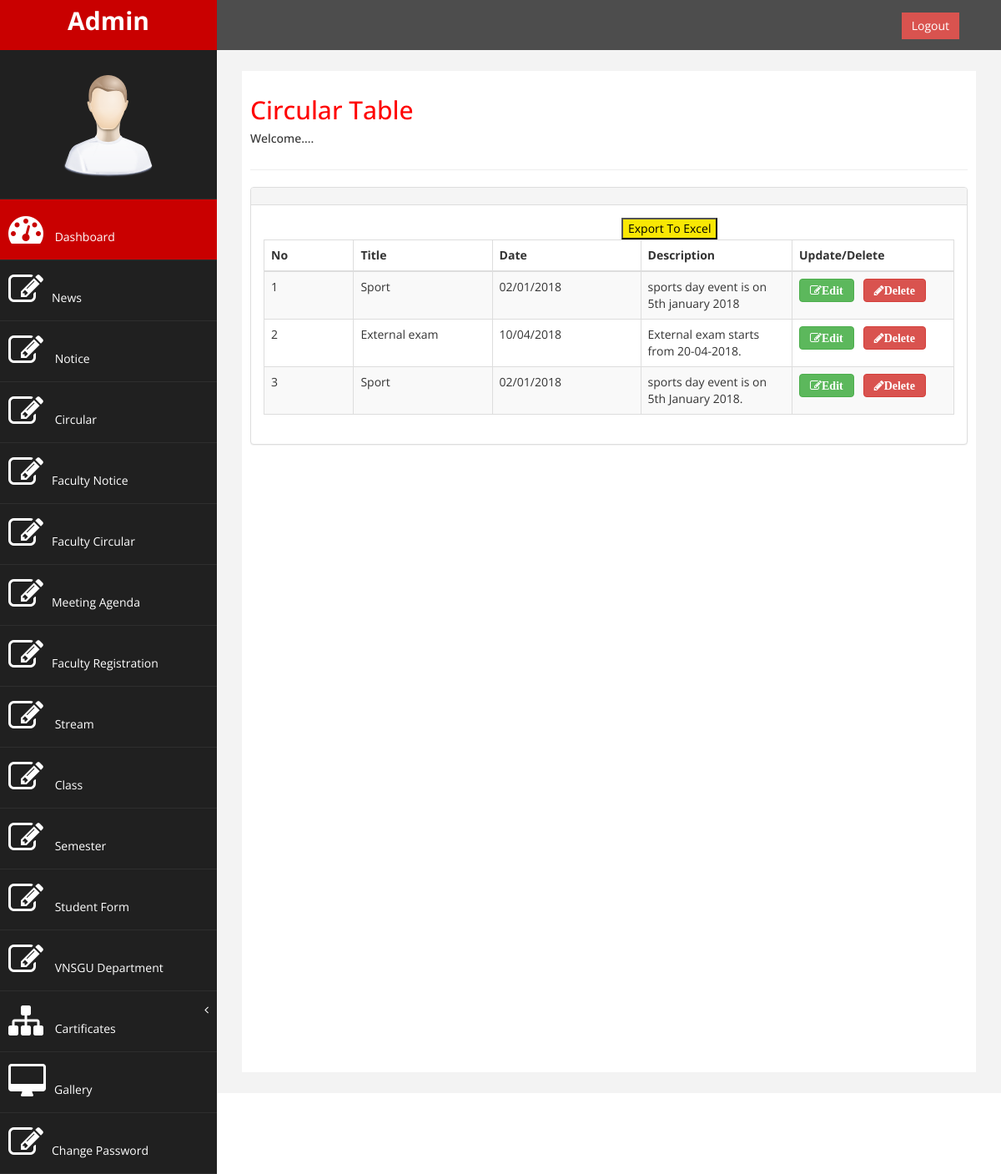
/admin/viewfacultycircular.php (signed in), run on the app's committed database.
### tables this page shows
CREATE TABLE `faculty_circular` (
  `fcircular_id` int(11) NOT NULL,
  `title` varchar(250) DEFAULT NULL,
  `date` varchar(20) DEFAULT NULL,
  `description` varchar(1000) DEFAULT NULL
);

### admin/viewfacultycircular.php (the view, shortened to what this page needs)
<?php
$servername = "localhost";
$username = "root";
$password = "";
$dbname = "oas";
$conn = new mysqli($servername, $username, $password, $dbname);
?>
<!DOCTYPE html PUBLIC "-//W3C//DTD XHTML 1.0 Transitional//EN" "http://www.w3.org/TR/xhtml1/DTD/xhtml1-transitional.dtd">
<html xmlns="http://www.w3.org/1999/xhtml">
<head>
</head>
<body>
<?php include 'header1.php';?>
<div id="page-wrapper" >
            <div id="page-inner">
                <div class="row">
                    <div class="col-md-12">
                     <h2>Circular Table</h2>
                        <h5>Welcome.... </h5>
                    </div>
                </div>
                 <hr />
          <div class="row">
                <div class="col-md-12">
                    <div class="panel panel-default">
                        <div class="panel-heading">
                        </div>
                        <div class="panel-body">
                            <div class="table-responsive">
                                <div id="dataTables-example_wrapper" class="dataTables_wrapper form-inline" role="grid"><div class="row"><div class="col-sm-6"><div class="dataTables_length" id="dataTables-example_length"></div></div><div class="col-sm-6"><div id="dataTables-example_filter" class="dataTables_filter"><button style="background:#F9E704"><a href="exportfacultycircular.php"><font color="#000000">Export To Excel</font></a></button></div></div></div><table class="table table-striped table-bordered table-hover dataTable no-footer" id="dataTables-example" aria-describedby="dataTables-example_info">
                                    <thead>
                                        <tr role="row"><th class="sorting_asc" tabindex="0" aria-controls="dataTables-example" rowspan="1" colspan="1" aria-sort="ascending" aria-label="Rendering engine: activate to sort column ascending" style="width: 200px;">No</th><th class="sorting" tabindex="0" aria-controls="dataTables-example" rowspan="1" colspan="1" aria-label="Browser: activate to sort column ascending" style="width: 292px;">Title</th><th class="sorting" tabindex="0" aria-controls="dataTables-example" rowspan="1" colspan="1" aria-label="Browser: activate to sort column ascending" style="width: 292px;">Date</th><th class="sorting" tabindex="0" aria-controls="dataTables-example" rowspan="1" colspan="1" aria-label="Browser: activate to sort column ascending" style="width: 292px;">Description</th><th class="sorting" tabindex="0" aria-controls="dataTables-example" rowspan="1" colspan="1" aria-label="Browser: activate to sort column ascending" style="width: 292px;">Update/Delete</th></tr>
                                    </thead>
                                    <tbody>
                                    <?php
                                        $ret="select * from faculty_circular";
$stmt = $conn->prepare($ret) ;
$stmt->execute() ;
$res=$stmt->get_result();
$cnt=1;
while($row=$res->fetch_object())
	  {
	  	?>
                                    <tr class="gradeA odd">
                                            <td class="sorting_1"><?php echo $cnt;;?></td>
                                            <td class=" "><?php echo $row->title;?></td>
                                            <td class=" "><?php echo $row->date;?></td>
                                            <td class=" "><?php echo $row->description;?></td>
                                            <td><a href="updatefacultycircular.php?fcircular_id=<?php echo $row->fcircular_id;?>" class="btn btn-success fa fa-edit"><b>Edit</b></a>&nbsp;&nbsp;
<a href="viewfacultycircular.php?del=<?php echo $row->fcircular_id;?>" class="btn btn-danger fa fa-pencil" onclick="return confirm('Do you want to delete');"><b>Delete</b></a></td>
                                        </tr>
                                        <?php $cnt=$cnt+1; }?>
                                        </tbody>
                                </table></div></div></div>
                            </div>
                        </div>
                    </div>
                </div>
            </div>
                </div>
<?php include 'footer1.php';?>
</body>
</html>

### admin/assets/css/custom.css (style rules this page uses)
body { font-family: 'Open Sans', sans-serif; }
#page-wrapper { padding: 15px 15px; min-height: 600px; background:#F3F3F3; }
#page-inner { width:100%; margin:10px 20px 10px 0px; background-color:#fff!important; padding:10px; min-height:1200px; }
h2 { color: #f00; }
@media (min-width:768px) { #page-wrapper { margin: 0 0 0 260px; padding: 15px 30px; min-height: 1200px; } }

### data on the page
faculty_circular: title "Sport", date "02/01/2018", description "sports day event is on 5th january 2018"
faculty_circular: title "External exam", date "10/04/2018", description "External exam starts from 20-04-2018."
faculty_circular: title "Sport", date "02/01/2018", description "sports day event is on 5th January 2018."
